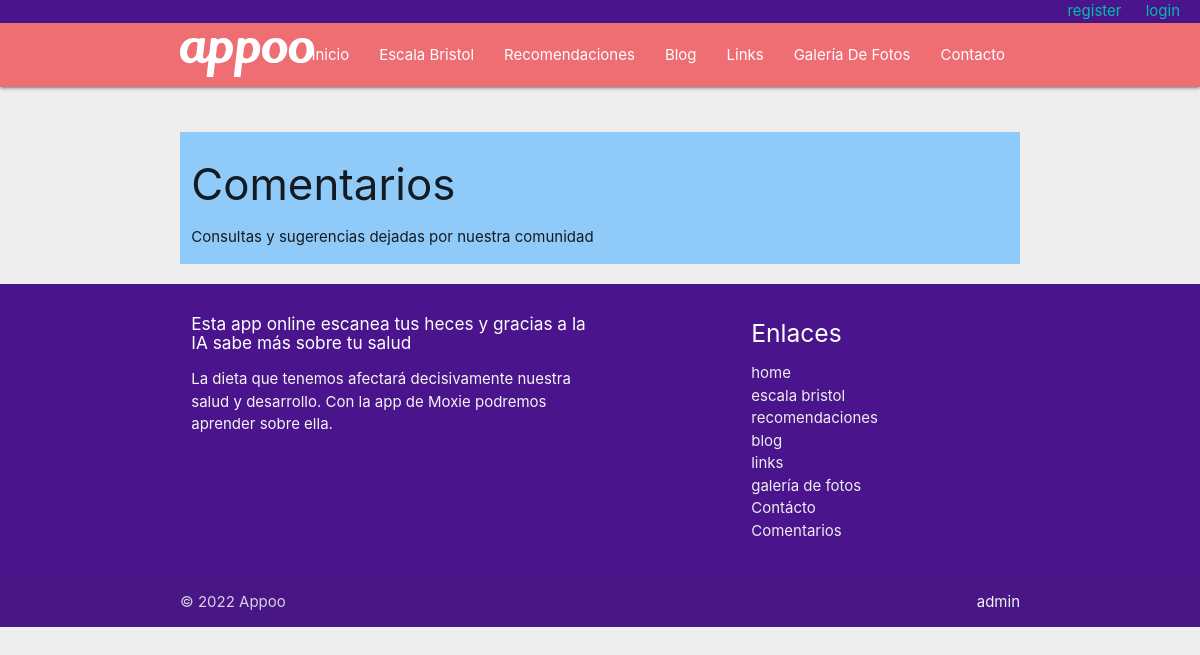
Page /messages on the earlier database version.
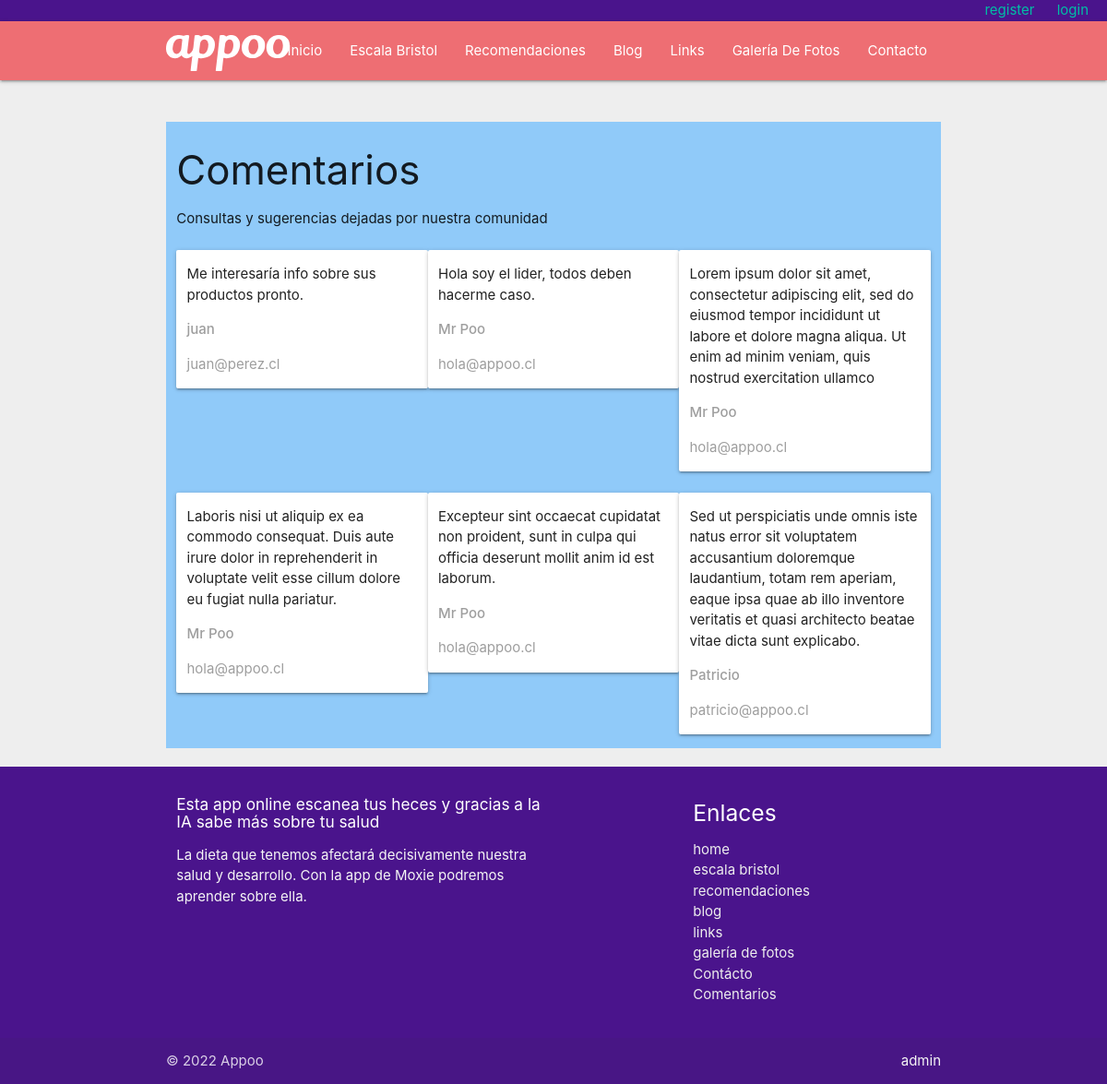
Same page on the later database version.
### web/models.py (models this page shows, shortened)
class Contact(models.Model):
  name = models.CharField(max_length=200)
  sender = models.EmailField()
  subject = models.CharField(max_length=200)
  message = models.TextField()
  cc_myself = models.BooleanField(default=False)
  sending_date = models.DateTimeField(blank=True, null=True)

### web/views.py (the view)
# urls.py: path('messages', views.message_list, name='message_list'),
def message_list(request):
  messages = Contact.objects.order_by('sending_date')
  return render(request, 'web/message_list.html', {'messages': messages})

### web/templates/web/message_list.html (shortened to what this page needs)
{% extends 'base-main.html' %}
{% load static %}
{% block content %}
    <div class="container">
        <div class="row">
            <br><br>
            <div class="col s12 blue lighten-3">
                <h3>Comentarios</h3>
                <p>Consultas y sugerencias dejadas por nuestra comunidad</p>
                {% for message in messages %}
                    <div class="col s12 m4 card">
                        <p>{{message.message}}</p>
                        <p class="grey-text"> <strong>{{message.name}}</strong></p>
                        <p class="grey-text">{{message.sender}}</p>
                    </div>
                {% endfor %}
            </div>
        </div>
    </div>
{% endblock %}

### templates/base-main.html (shortened to what this page needs)
{% load static %}
<!DOCTYPE html>
<html lang="en">
<head>
  <link rel="stylesheet" href="{% static '/web/css/style-base.css' %}">
  <link rel="stylesheet" href="https://cdnjs.cloudflare.com/ajax/libs/materialize/1.0.0/css/materialize.min.css">
</head>
<body class="grey lighten-3">
  <div class="bar_log purple darken-4">
    {% if user.is_authenticated %}
    <div class="log">
      <span class="pink-text text-accent-1">
      Hola {{user.first_name}} {{user.last_name}} !
      </span>
    </div>
    <div class="log">
      <a class="pink-text text-accent-1" href="{% url 'my_messages' %}">mis comentarios</a>
      <a class="teal-text text-accent-4" href="{% url 'logout' %}">logout</a>
    </div>
    {% else %}
    <div class="log">
      <a class="teal-text text-accent-4" href="{% url 'register_user' %}">register</a>
      <a class="teal-text text-accent-4" href="{% url 'login' %}">login</a>
    </div>
    {% endif %}
  </div>
  <nav>
    <div class="container">
      <div class="nav-wrapper">
        <a href="../" class="brand-logo">
          <img class="logo-me" src="{% static '/web/img/logo-white.svg' %}" alt="appoo">
        </a>
        <ul class="right hide-on-med-and-down">
          <li {% if nbar == 'home' %} class="active" {% endif %}><a href="{% url 'home' %}">Inicio</a></li>
          <li {% if nbar == 'escala' %} class="active" {% endif %}><a href="{% url 'escala' %}">Escala bristol</a></li>
          <li {% if nbar == 'recomendaciones' %} class="active" {% endif %}><a href="{% url 'recomendaciones' %}">Recomendaciones</a></li>
          <li {% if nbar == 'blog' %} class="active" {% endif %}><a href="{% url 'blog' %}">Blog</a></li>
          <li {% if nbar == 'enlaces' %} class="active" {% endif %}><a href="{% url 'enlaces' %}">Links</a></li>
          <li {% if nbar == 'fotos' %} class="active" {% endif %}><a href="{% url 'fotos' %}">Galería de Fotos</a></li>
          <li {% if nbar == 'contacto' %} class="active" {% endif %}><a href="{% url 'contact' %}">Contacto</a></li>
        </ul>
      </div>
    </div>
  </nav>
  {% block content %}contenido{% endblock content %}
  <footer class="page-footer purple darken-4">
    <div class="container">
      <div class="row">
        <div class="col l6 s12">
          <h6 class="white-text">Esta app online escanea tus heces y gracias a la IA sabe más sobre tu salud</h6>
          <p class="grey-text text-lighten-4">La dieta que tenemos afectará decisivamente nuestra salud y desarrollo. Con la app de Moxie podremos aprender sobre ella.</p>
        </div>
        <div class="col l4 offset-l2 s12">
          <h5 class="white-text">Enlaces</h5>
          <ul>
            <li {% if nbar == 'home' %} class="active" {% endif %}><a class="grey-text text-lighten-3" href="{% url 'home'%}">home</a></li>
            <li {% if nbar == 'escala' %} class="active" {% endif %}><a class="grey-text text-lighten-3" href="{% url 'escala'%}">escala bristol</a></li>
            <li {% if nbar == 'recomendaciones' %} class="active" {% endif %}><a class="grey-text text-lighten-3" href="{% url 'recomendaciones'%}">recomendaciones</a></li>
            <li {% if nbar == 'blog' %} class="active" {% endif %}><a class="grey-text text-lighten-3" href="{% url 'blog'%}">blog</a></li>
            <li {% if nbar == 'enlaces' %} class="active" {% endif %}><a class="grey-text text-lighten-3" href="{% url 'enlaces'%}">links</a></li>
            <li {% if nbar == 'fotos' %} class="active" {% endif %}><a class="grey-text text-lighten-3" href="{% url 'fotos'%}">galería de fotos</a></li>
            <li {% if nbar == 'contacto' %} class="active" {% endif %}><a class="grey-text text-lighten-3" href="{% url 'contact'%}">Contácto</a></li>
            <li><a class="grey-text text-lighten-3" href="{% url 'message_list'%}">Comentarios</a></li>
          </ul>
        </div>
      </div>
    </div>
    <div class="footer-copyright">
      <div class="container">
      © 2022 Appoo
      <a class="grey-text text-lighten-4 right" href="{%url 'admin'%}">admin</a>
      </div>
    </div>
  </footer>
</body>
</html>

### web/static/web/css/style-base.css (style rules this page uses)
.logo-me { height: 2.6rem; margin-top: 1rem; }
.bar_log { display: flex; justify-content: space-between; padding: 0 10px; }
.bar_log .log { position: relative; color: #f60284; }
.bar_log .log a { margin: 0 10px; color: #0aefe7; }
nav a { text-transform: capitalize; }

Differences in the rows shown:
added Contact: message "Me interesaría info sobre sus productos pronto.", name "juan", sender "juan@perez.cl"
added Contact: message "Hola soy el lider, todos deben hacerme caso.", name "Mr Poo", sender "hola@appoo.cl"
added Contact: message "Lorem ipsum dolor sit amet, consectetur adipiscing elit, sed do eiusmod tempor incididunt ut labore et dolore magna aliqua. Ut enim ad minim veniam, quis nostrud exercitation ullamco", name "Mr Poo", sender "hola@appoo.cl"
added Contact: message "Laboris nisi ut aliquip ex ea commodo consequat. Duis aute irure dolor in reprehenderit in voluptate velit esse cillum dolore eu fugiat nulla pariatur.", name "Mr Poo", sender "hola@appoo.cl"
added Contact: message "Excepteur sint occaecat cupidatat non proident, sunt in culpa qui officia deserunt mollit anim id est laborum.", name "Mr Poo", sender "hola@appoo.cl"
added Contact: message "Sed ut perspiciatis unde omnis iste natus error sit voluptatem accusantium doloremque laudantium, totam rem aperiam, eaque ipsa quae ab illo inventore veritatis et quasi architecto beatae vitae dicta sunt explicabo.", name "Patricio", sender "patricio@appoo.cl"
